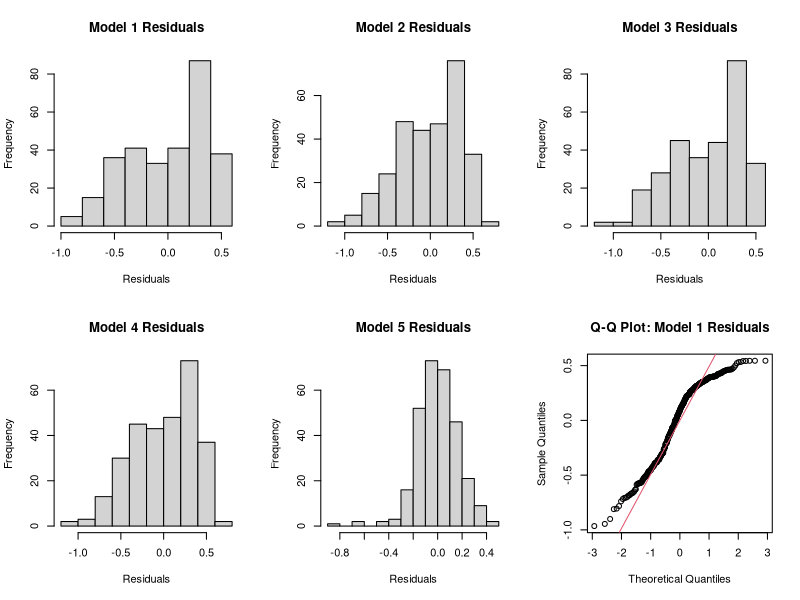
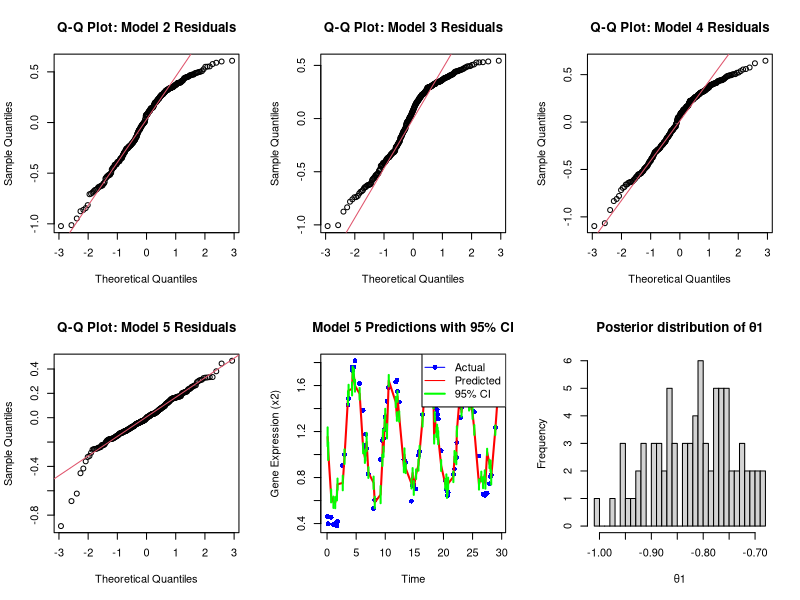
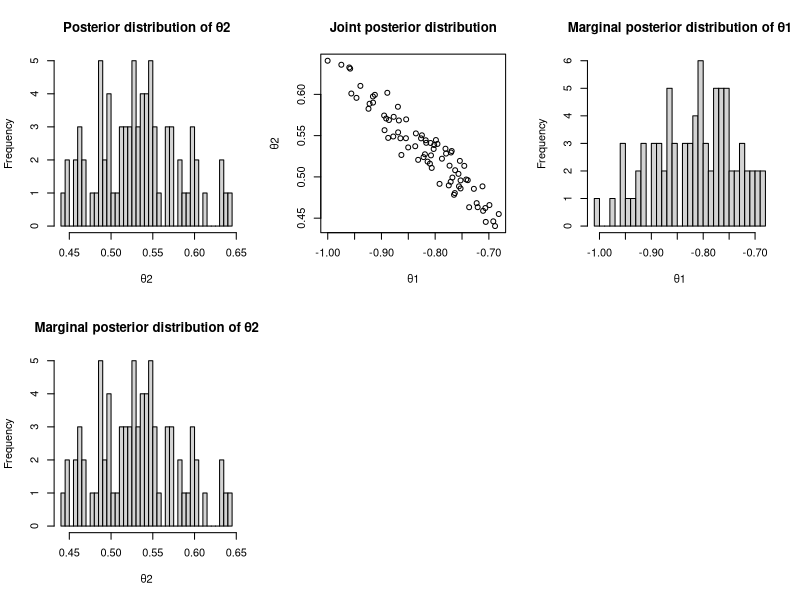

Reproduce these figures in R, in order.

# Set the working directory where the data set is located
setwd("C:\\Users\\ranar\\OneDrive\\Desktop\\R")

# Load necessary libraries
library(readxl)
library(dplyr)
library(ggplot2)
library(tidyr)

# Read the gene_data.csv file into R
gene_data <- read.csv("gene_data.csv")

#### Task 2
# Extract columns from the data set
time <- gene_data[, 1]  # extracting first column and assigning to time 
x1 <- gene_data[, 2]    # extracting second column and assigning to x1 
x2 <- gene_data[, 3]    # extracting third column and assigning to x2
x3 <- gene_data[, 4]    # extracting fourth column and assigning to x3
x4 <- gene_data[, 5]    # extracting fifth column and assigning to x4
x5 <- gene_data[, 6]    # extracting sixth column and assigning to x5

## Task 2.1
# Model 1: Define matrix X1 for Model 1 (x4, x3^2, bias) (i.e.y=θ_1 x_4+θ_2 x_3^2+θ_bias)
X1 <- cbind(x4, I(x3^2), rep(1, length(time)))
theta1 <- solve(t(X1) %*% X1) %*% t(X1) %*% x2
cat("Model 1 parameters (θ1, θ2, θ_bias): ", theta1, "\n\n")

# Model 2: Define matrix X2 for Model 2 (x4, x3^2, x5, bias) (i.e. y=θ_1 x_4+θ_2 x_3^2+θ_3 x_5+θ_bias)
X2 <- cbind(x4, I(x3^2), x5, rep(1, length(time)))
theta2 <- solve(t(X2) %*% X2) %*% t(X2) %*% x2
cat("Model 2 parameters (θ1, θ2, θ3, θ_bias): ", theta2, "\n\n")

# Model 3: Define matrix X3 for Model 3 (x3, x4, x5^3) (i.e.y=θ_1 x_3+θ_2 x_4+θ_3 x_5^3)
X3 <- cbind(x3, x4, I(x5^3))
theta3 <- solve(t(X3) %*% X3) %*% t(X3) %*% x2
cat("Model 3 parameters (θ1, θ2, θ3): ", theta3, "\n\n")

# Model 4: Define matrix X4 for Model 4 (x4, x3^2, x5^3, bias) (i.e.y=θ_1 x_4+θ_2 x_3^2+θ_3 x_5^3+θ_bias)
X4 <- cbind(x4, I(x3^2), I(x5^3), rep(1, length(time)))
theta4 <- solve(t(X4) %*% X4) %*% t(X4) %*% x2
cat("Model 4 parameters (θ1, θ2, θ3, θ_bias): ", theta4, "\n\n")

# Model 5: Define matrix X5 for Model 5 (x4, x1^2, x3^2, bias) (i.e.y=θ_1 x_4+θ_2 x_1^2+θ_3 x_3^2+θ_bias)
X5 <- cbind(x4, I(x1^2), I(x3^2), rep(1, length(time)))
theta5 <- solve(t(X5) %*% X5) %*% t(X5) %*% x2
cat("Model 5 parameters (θ1, θ2, θ3, θ_bias): ", theta5, "\n\n")



################################################################################


## Task 2.2

# Calculating y hat for each Model or Performing predictions for each model
y_hat1 <- X1 %*% theta1  # Prediction for Model 1
y_hat2 <- X2 %*% theta2  # Prediction for Model 2
y_hat3 <- X3 %*% theta3  # Prediction for Model 3
y_hat4 <- X4 %*% theta4  # Prediction for Model 4
y_hat5 <- X5 %*% theta5  # Prediction for Model 5

# Calculates residuals for each model
residuals1 <- x2 - y_hat1  # Residuals for Model 1
residuals2 <- x2 - y_hat2  # Residuals for Model 2
residuals3 <- x2 - y_hat3  # Residuals for Model 3
residuals4 <- x2 - y_hat4  # Residuals for Model 4
residuals5 <- x2 - y_hat5  # Residuals for Model 5

# Calculates RSS for each model
RSS1 <- sum(residuals1^2)  # RSS for Model 1
RSS2 <- sum(residuals2^2)  # RSS for Model 2
RSS3 <- sum(residuals3^2)  # RSS for Model 3
RSS4 <- sum(residuals4^2)  # RSS for Model 4
RSS5 <- sum(residuals5^2)  # RSS for Model 5


# Printing Outputs RSS for each model
cat("Model 1 RSS:", RSS1, "\n")
cat("Model 2 RSS:", RSS2, "\n")
cat("Model 3 RSS:", RSS3, "\n")
cat("Model 4 RSS:", RSS4, "\n")
cat("Model 5 RSS:", RSS5, "\n")


## Task 2.3
# Calculate the number of observations (n)
n <- nrow(gene_data)

# Calculate the degrees of freedom (df) for each model
df1 <- ncol(X1) - 1
df2 <- ncol(X2) - 1
df3 <- ncol(X3) - 1
df4 <- ncol(X4) - 1
df5 <- ncol(X5) - 1

# Calculate the error variance (sigma squared) for each model
sigmasq_1 <- RSS1 / df1
sigmasq_2 <- RSS2 / df2
sigmasq_3 <- RSS3 / df3
sigmasq_4 <- RSS4 / df4
sigmasq_5 <- RSS5 / df5

# Compute the log-likelihood for each model
log_likelihood_1 <- -n/2 * log(2 * pi) - n/2 * log(sigmasq_1) - 1/(2 * sigmasq_1) * RSS1
log_likelihood_2 <- -n/2 * log(2 * pi) - n/2 * log(sigmasq_2) - 1/(2 * sigmasq_2) * RSS2
log_likelihood_3 <- -n/2 * log(2 * pi) - n/2 * log(sigmasq_3) - 1/(2 * sigmasq_3) * RSS3
log_likelihood_4 <- -n/2 * log(2 * pi) - n/2 * log(sigmasq_4) - 1/(2 * sigmasq_4) * RSS4
log_likelihood_5 <- -n/2 * log(2 * pi) - n/2 * log(sigmasq_5) - 1/(2 * sigmasq_5) * RSS5

# Print out the log-likelihood values for each model
cat("Model 1 log-likelihood:", log_likelihood_1, "\n")
cat("Model 2 log-likelihood:", log_likelihood_2, "\n")
cat("Model 3 log-likelihood:", log_likelihood_3, "\n")
cat("Model 4 log-likelihood:", log_likelihood_4, "\n")
cat("Model 5 log-likelihood:", log_likelihood_5, "\n")

#################
## Task 2.4
# Define degrees of freedom (K) for each model
K1 <- ncol(X1)  # Number of parameters for Model 1 (θ1, θ2, θ_bias)
K2 <- ncol(X2)  # Number of parameters for Model 2 (θ1, θ2, θ3, θ_bias)
K3 <- ncol(X3)  # Number of parameters for Model 3 (θ1, θ2, θ3)
K4 <- ncol(X4)  # Number of parameters for Model 4 (θ1, θ2, θ3, θ_bias)
K5 <- ncol(X5) # Number of parameters for Model 5 (θ1, θ2, θ3, θ_bias)

# Compute AIC for each model
AIC1 <- 2 * K1 - 2 * log_likelihood_1
AIC2 <- 2 * K2 - 2 * log_likelihood_2
AIC3 <- 2 * K3 - 2 * log_likelihood_3
AIC4 <- 2 * K4 - 2 * log_likelihood_4
AIC5 <- 2 * K5 - 2 * log_likelihood_5

# Compute BIC for each model
BIC1 <- K1 * log(n) - 2 * log_likelihood_1
BIC2 <- K2 * log(n) - 2 * log_likelihood_2
BIC3 <- K3 * log(n) - 2 * log_likelihood_3
BIC4 <- K4 * log(n) - 2 * log_likelihood_4
BIC5 <- K5 * log(n) - 2 * log_likelihood_5

# Print AIC and BIC values for each model on the same line
cat("AIC for Model 1:", AIC1, "  BIC for Model 1:", BIC1, "\n")
cat("AIC for Model 2:", AIC2, "  BIC for Model 2:", BIC2, "\n")
cat("AIC for Model 3:", AIC3, "  BIC for Model 3:", BIC3, "\n")
cat("AIC for Model 4:", AIC4, "  BIC for Model 4:", BIC4, "\n")
cat("AIC for Model 5:", AIC5, "  BIC for Model 5:", BIC5, "\n")


#################



##Task 2.5 
# Setting up a 2x3 grid for plotting
par(mfrow = c(2, 3))
# Plotting histograms of residuals for each model
hist(residuals1, main = "Model 1 Residuals", xlab = "Residuals")
hist(residuals2, main = "Model 2 Residuals", xlab = "Residuals")
hist(residuals3, main = "Model 3 Residuals", xlab = "Residuals")
hist(residuals4, main = "Model 4 Residuals", xlab = "Residuals")
hist(residuals5, main = "Model 5 Residuals", xlab = "Residuals")

# Plotting Q-Q plots of residuals for each model
qqnorm(residuals1, main = "Q-Q Plot: Model 1 Residuals")
qqline(residuals1, col = 2)

qqnorm(residuals2, main = "Q-Q Plot: Model 2 Residuals")
qqline(residuals2, col = 2)

qqnorm(residuals3, main = "Q-Q Plot: Model 3 Residuals")
qqline(residuals3, col = 2)

qqnorm(residuals4, main = "Q-Q Plot: Model 4 Residuals")
qqline(residuals4, col = 2)

qqnorm(residuals5, main = "Q-Q Plot: Model 5 Residuals")
qqline(residuals5, col = 2)


##############################



## Task 2.7
# Set seed for reproducibility
set.seed(123)

# Sample 70% of rows for training data indices
train_indices <- sample(1:nrow(gene_data), 0.7 * nrow(gene_data))

# Create training and testing datasets
train_data <- gene_data[train_indices, ]
test_data <- gene_data[-train_indices, ]

# Extract columns for training data
train_x1 <- train_data[, 2]
train_x3 <- train_data[, 4]
train_x4 <- train_data[, 5]
train_time <- train_data[, 1]
train_y <- train_data[, 3]

# Extract columns for testing data
test_x1 <- test_data[, 2]
test_x3 <- test_data[, 4]
test_x4 <- test_data[, 5]
test_time <- test_data[, 1]
test_y <- test_data[, 3]

# Construct design matrix for training with Model 5 (y = θ1*x4 + θ2*x1^2 + θ3*x3^2 + θ_bias)
X_train <- cbind(train_x4, I(train_x1^2), I(train_x3^2), rep(1, length(train_time)))

# Compute parameters θ using the normal equation
theta <- solve(t(X_train) %*% X_train) %*% t(X_train) %*% train_y

# Construct design matrix for testing using the same predictors as in X_train
X_test <- cbind(test_x4, I(test_x1^2), I(test_x3^2), rep(1, length(test_time)))

# Predict y using the trained coefficients θ
y_pred <- X_test %*% theta

# Calculate residuals (difference between actual and predicted values)
residuals <- test_y - y_pred

# Calculate residual variance
residual_var <- sum(residuals^2) / (length(test_y) - length(theta))

# Calculate standard errors
se <- sqrt(diag(X_test %*% solve(t(X_train) %*% X_train) %*% t(X_test)) * residual_var)

# Calculate 95% confidence intervals for predictions
ci_upper <- y_pred + qt(0.975, df = length(test_y) - length(theta)) * se
ci_lower <- y_pred - qt(0.975, df = length(test_y) - length(theta)) * se


# Plotting results
plot(test_time, test_y, pch = 16, col = "blue", xlab = "Time", ylab = "Gene Expression (x2)", 
     main = "Model 5 Predictions with 95% CI")
lines(test_time, y_pred, col = "red", lwd = 2)  # Plot predicted values
segments(test_time, ci_lower, test_time, ci_upper, col = "green", lwd = 2)  # Plot 95% CI
legend("topright", legend = c("Actual", "Predicted", "95% CI"), 
       col = c("blue", "red", "green"), lwd = c(1, 1, 2), pch = c(16, NA, NA))

################


#Task 3.
# Parameters from Model 5
theta1 <- -0.8312983
theta2 <- 0.5385828
theta3 <- -0.1096679
theta_bias <- 1.295152
RSS5 <- 8.516473  # observed RSS from Model 5

# Define prior distributions
theta1_prior <- runif(10000, min = -2, max = 0)
theta2_prior <- runif(10000, min = 0, max = 1)

# Initialize storage for accepted samples
accepted_theta1 <- numeric()
accepted_theta2 <- numeric()

# Perform rejection ABC
for (i in 1:length(theta1_prior)) {
  # Generate RSS for current sample
  y_hat <- theta_bias + theta1_prior[i] * x4 + theta2_prior[i] * (x1^2) + theta3 * (x3^2)
  RSS <- sum((x2 - y_hat)^2)
  
  # Acceptance criterion
  if (RSS < RSS5 * 1.2) {  
    accepted_theta1 <- c(accepted_theta1, theta1_prior[i])
    accepted_theta2 <- c(accepted_theta2, theta2_prior[i])
  }
}

# Check if any samples were accepted
if (length(accepted_theta1) == 0) {
  cat("No samples accepted based on the rejection criterion.")
} else {
  # Plotting posterior distributions
  
  # Joint posterior plot
  hist(accepted_theta1, breaks=30, main="Posterior distribution of θ1", xlab="θ1")
  hist(accepted_theta2, breaks=30, main="Posterior distribution of θ2", xlab="θ2")
  
  plot(accepted_theta1, accepted_theta2, main="Joint posterior distribution", xlab="θ1", ylab="θ2")
  
  # Marginal posterior plot for θ1
  hist(accepted_theta1, breaks=30, main="Marginal posterior distribution of θ1", xlab="θ1")
  
  # Marginal posterior plot for θ2
  hist(accepted_theta2, breaks=30, main="Marginal posterior distribution of θ2", xlab="θ2")
}
